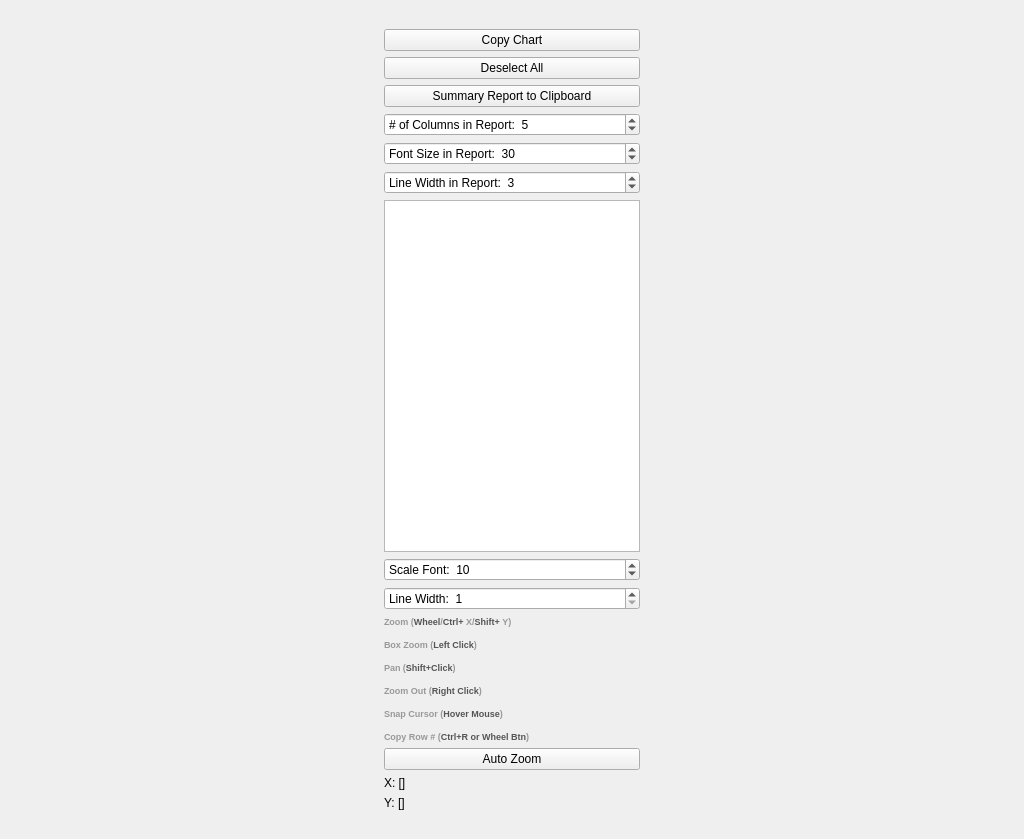
<?xml version="1.0" encoding="UTF-8"?>
<ui version="4.0">
 <class>PlotWindow</class>
 <widget class="QWidget" name="PlotWindow">
  <property name="geometry">
   <rect>
    <x>0</x>
    <y>0</y>
    <width>1024</width>
    <height>839</height>
   </rect>
  </property>
  <property name="sizePolicy">
   <sizepolicy hsizetype="Preferred" vsizetype="Preferred">
    <horstretch>0</horstretch>
    <verstretch>0</verstretch>
   </sizepolicy>
  </property>
  <property name="minimumSize">
   <size>
    <width>800</width>
    <height>600</height>
   </size>
  </property>
  <property name="windowTitle">
   <string>Form</string>
  </property>
  <layout class="QHBoxLayout" name="horizontalLayout">
   <item>
    <widget class="QWidget" name="chartContainer" native="true">
     <property name="sizePolicy">
      <sizepolicy hsizetype="Expanding" vsizetype="Expanding">
       <horstretch>0</horstretch>
       <verstretch>0</verstretch>
      </sizepolicy>
     </property>
     <layout class="QHBoxLayout" name="horizontalLayout_2">
      <item>
       <widget class="QWidget" name="verticalWidget" native="true">
        <property name="sizePolicy">
         <sizepolicy hsizetype="Fixed" vsizetype="Expanding">
          <horstretch>0</horstretch>
          <verstretch>0</verstretch>
         </sizepolicy>
        </property>
        <property name="minimumSize">
         <size>
          <width>152</width>
          <height>0</height>
         </size>
        </property>
        <layout class="QVBoxLayout" name="verticalLayout">
         <item>
          <widget class="QPushButton" name="btnCopyChart">
           <property name="sizePolicy">
            <sizepolicy hsizetype="Expanding" vsizetype="Fixed">
             <horstretch>0</horstretch>
             <verstretch>0</verstretch>
            </sizepolicy>
           </property>
           <property name="minimumSize">
            <size>
             <width>100</width>
             <height>20</height>
            </size>
           </property>
           <property name="text">
            <string>Copy Chart</string>
           </property>
          </widget>
         </item>
         <item>
          <widget class="QPushButton" name="btnDeselect">
           <property name="sizePolicy">
            <sizepolicy hsizetype="Expanding" vsizetype="Fixed">
             <horstretch>0</horstretch>
             <verstretch>0</verstretch>
            </sizepolicy>
           </property>
           <property name="minimumSize">
            <size>
             <width>100</width>
             <height>20</height>
            </size>
           </property>
           <property name="text">
            <string>Deselect All</string>
           </property>
          </widget>
         </item>
         <item>
          <widget class="QPushButton" name="btnGenerateReport">
           <property name="text">
            <string>Summary Report to Clipboard</string>
           </property>
          </widget>
         </item>
         <item>
          <widget class="QSpinBox" name="spinReportColumn">
           <property name="prefix">
            <string># of Columns in Report:  </string>
           </property>
           <property name="minimum">
            <number>1</number>
           </property>
           <property name="maximum">
            <number>20</number>
           </property>
           <property name="value">
            <number>5</number>
           </property>
          </widget>
         </item>
         <item>
          <widget class="QSpinBox" name="spinReportFontSize">
           <property name="prefix">
            <string>Font Size in Report:  </string>
           </property>
           <property name="minimum">
            <number>1</number>
           </property>
           <property name="maximum">
            <number>100</number>
           </property>
           <property name="value">
            <number>30</number>
           </property>
          </widget>
         </item>
         <item>
          <widget class="QSpinBox" name="spinReportLineWidth">
           <property name="prefix">
            <string>Line Width in Report:  </string>
           </property>
           <property name="minimum">
            <number>1</number>
           </property>
           <property name="value">
            <number>3</number>
           </property>
          </widget>
         </item>
         <item>
          <widget class="QListWidget" name="listSeries">
           <property name="sizePolicy">
            <sizepolicy hsizetype="Fixed" vsizetype="Preferred">
             <horstretch>0</horstretch>
             <verstretch>0</verstretch>
            </sizepolicy>
           </property>
           <property name="minimumSize">
            <size>
             <width>100</width>
             <height>0</height>
            </size>
           </property>
           <property name="maximumSize">
            <size>
             <width>256</width>
             <height>16777215</height>
            </size>
           </property>
          </widget>
         </item>
         <item>
          <widget class="QSpinBox" name="spinPlotScaleFont">
           <property name="frame">
            <bool>true</bool>
           </property>
           <property name="specialValueText">
            <string/>
           </property>
           <property name="prefix">
            <string>Scale Font:  </string>
           </property>
           <property name="minimum">
            <number>1</number>
           </property>
           <property name="maximum">
            <number>100</number>
           </property>
           <property name="value">
            <number>10</number>
           </property>
          </widget>
         </item>
         <item>
          <widget class="QSpinBox" name="spinPlotLineWidth">
           <property name="prefix">
            <string>Line Width:  </string>
           </property>
           <property name="minimum">
            <number>1</number>
           </property>
          </widget>
         </item>
         <item>
          <widget class="QLabel" name="label">
           <property name="sizePolicy">
            <sizepolicy hsizetype="Preferred" vsizetype="Fixed">
             <horstretch>0</horstretch>
             <verstretch>0</verstretch>
            </sizepolicy>
           </property>
           <property name="minimumSize">
            <size>
             <width>100</width>
             <height>0</height>
            </size>
           </property>
           <property name="font">
            <font>
             <bold>true</bold>
             <underline>false</underline>
            </font>
           </property>
           <property name="lineWidth">
            <number>1</number>
           </property>
           <property name="text">
            <string>&lt;html&gt;&lt;head/&gt;&lt;body&gt;&lt;p&gt;&lt;span style=&quot; font-size:7pt; color:#999999;&quot;&gt;Zoom (&lt;/span&gt;&lt;span style=&quot; font-size:7pt; font-weight:600; color:#555555;&quot;&gt;Wheel&lt;/span&gt;&lt;span style=&quot; font-size:7pt; color:#999999;&quot;&gt;/&lt;/span&gt;&lt;span style=&quot; font-size:7pt; font-weight:600; color:#555555;&quot;&gt;Ctrl+ &lt;/span&gt;&lt;span style=&quot; font-size:7pt; color:#999999;&quot;&gt;X/&lt;/span&gt;&lt;span style=&quot; font-size:7pt; font-weight:600; color:#555555;&quot;&gt;Shift+ &lt;/span&gt;&lt;span style=&quot; font-size:7pt; color:#999999;&quot;&gt;Y)&lt;/span&gt;&lt;/p&gt;&lt;p&gt;&lt;span style=&quot; font-size:7pt; color:#999999;&quot;&gt;Box Zoom (&lt;/span&gt;&lt;span style=&quot; font-size:7pt; font-weight:600; color:#555555;&quot;&gt;Left Click&lt;/span&gt;&lt;span style=&quot; font-size:7pt; color:#999999;&quot;&gt;)&lt;/span&gt;&lt;/p&gt;&lt;p&gt;&lt;span style=&quot; font-size:7pt; color:#999999;&quot;&gt;Pan (&lt;/span&gt;&lt;span style=&quot; font-size:7pt; font-weight:600; color:#555555;&quot;&gt;Shift+Click&lt;/span&gt;&lt;span style=&quot; font-size:7pt; color:#999999;&quot;&gt;)&lt;/span&gt;&lt;/p&gt;&lt;p&gt;&lt;span style=&quot; font-size:7pt; color:#999999;&quot;&gt;Zoom Out (&lt;/span&gt;&lt;span style=&quot; font-size:7pt; font-weight:600; color:#555555;&quot;&gt;Right Click&lt;/span&gt;&lt;span style=&quot; font-size:7pt; color:#999999;&quot;&gt;)&lt;/span&gt;&lt;/p&gt;&lt;p&gt;&lt;span style=&quot; font-size:7pt; color:#999999;&quot;&gt;Snap Cursor (&lt;/span&gt;&lt;span style=&quot; font-size:7pt; color:#555555;&quot;&gt;Hover Mouse&lt;/span&gt;&lt;span style=&quot; font-size:7pt; color:#999999;&quot;&gt;)&lt;/span&gt;&lt;/p&gt;&lt;p&gt;&lt;span style=&quot; font-size:7pt; color:#999999;&quot;&gt;Copy Row # (&lt;/span&gt;&lt;span style=&quot; font-size:7pt; font-weight:600; color:#555555;&quot;&gt;Ctrl+R or Wheel Btn&lt;/span&gt;&lt;span style=&quot; font-size:7pt; color:#999999;&quot;&gt;)&lt;/span&gt;&lt;/p&gt;&lt;/body&gt;&lt;/html&gt;</string>
           </property>
          </widget>
         </item>
         <item>
          <widget class="QPushButton" name="btnAutoZoom">
           <property name="sizePolicy">
            <sizepolicy hsizetype="Expanding" vsizetype="Fixed">
             <horstretch>0</horstretch>
             <verstretch>0</verstretch>
            </sizepolicy>
           </property>
           <property name="minimumSize">
            <size>
             <width>100</width>
             <height>20</height>
            </size>
           </property>
           <property name="text">
            <string>Auto Zoom</string>
           </property>
          </widget>
         </item>
         <item>
          <widget class="QLabel" name="labelXRange">
           <property name="sizePolicy">
            <sizepolicy hsizetype="Preferred" vsizetype="Fixed">
             <horstretch>0</horstretch>
             <verstretch>0</verstretch>
            </sizepolicy>
           </property>
           <property name="text">
            <string>X: []</string>
           </property>
          </widget>
         </item>
         <item>
          <widget class="QLabel" name="labelYRange">
           <property name="sizePolicy">
            <sizepolicy hsizetype="Preferred" vsizetype="Fixed">
             <horstretch>0</horstretch>
             <verstretch>0</verstretch>
            </sizepolicy>
           </property>
           <property name="text">
            <string>Y: []</string>
           </property>
          </widget>
         </item>
        </layout>
       </widget>
      </item>
      <item>
       <layout class="QHBoxLayout" name="chartContainerLayout"/>
      </item>
     </layout>
    </widget>
   </item>
  </layout>
 </widget>
 <resources/>
 <connections/>
</ui>
